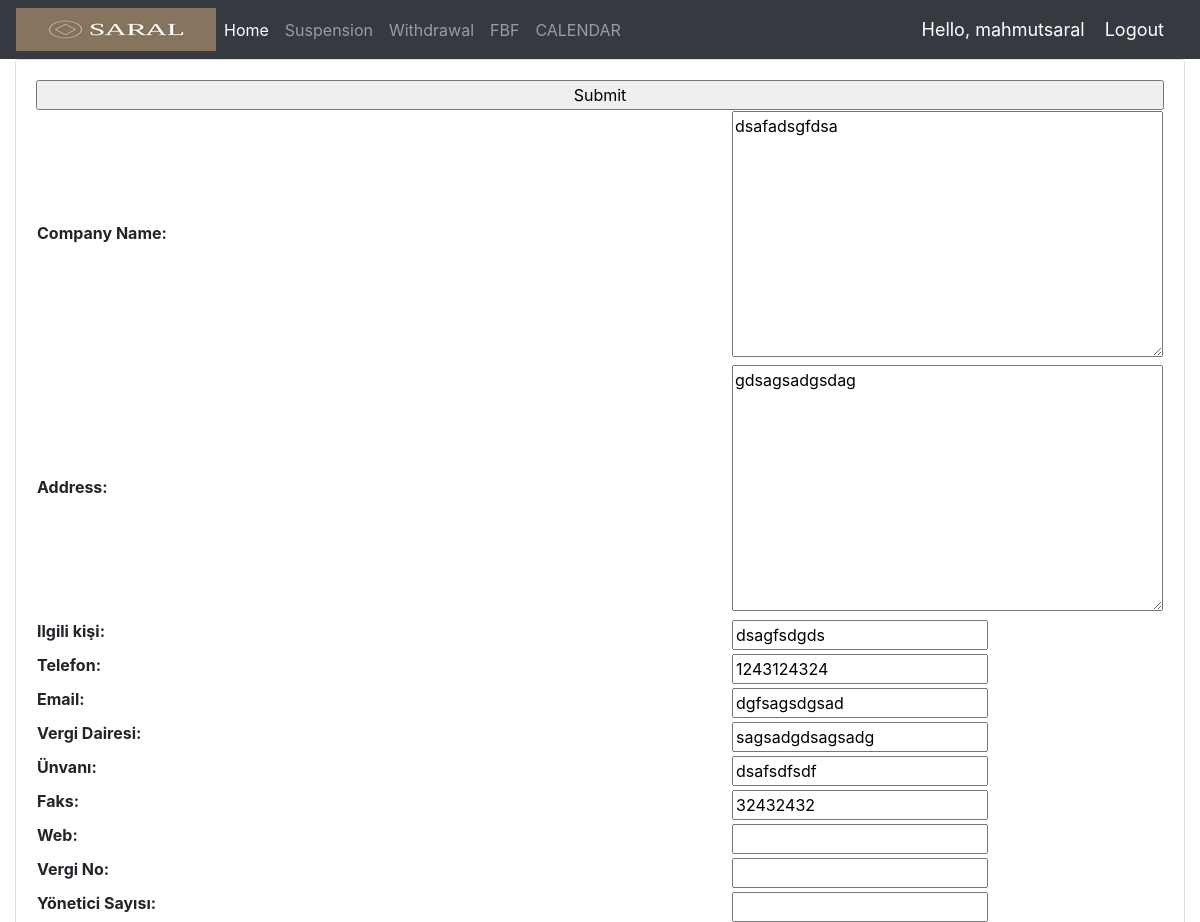
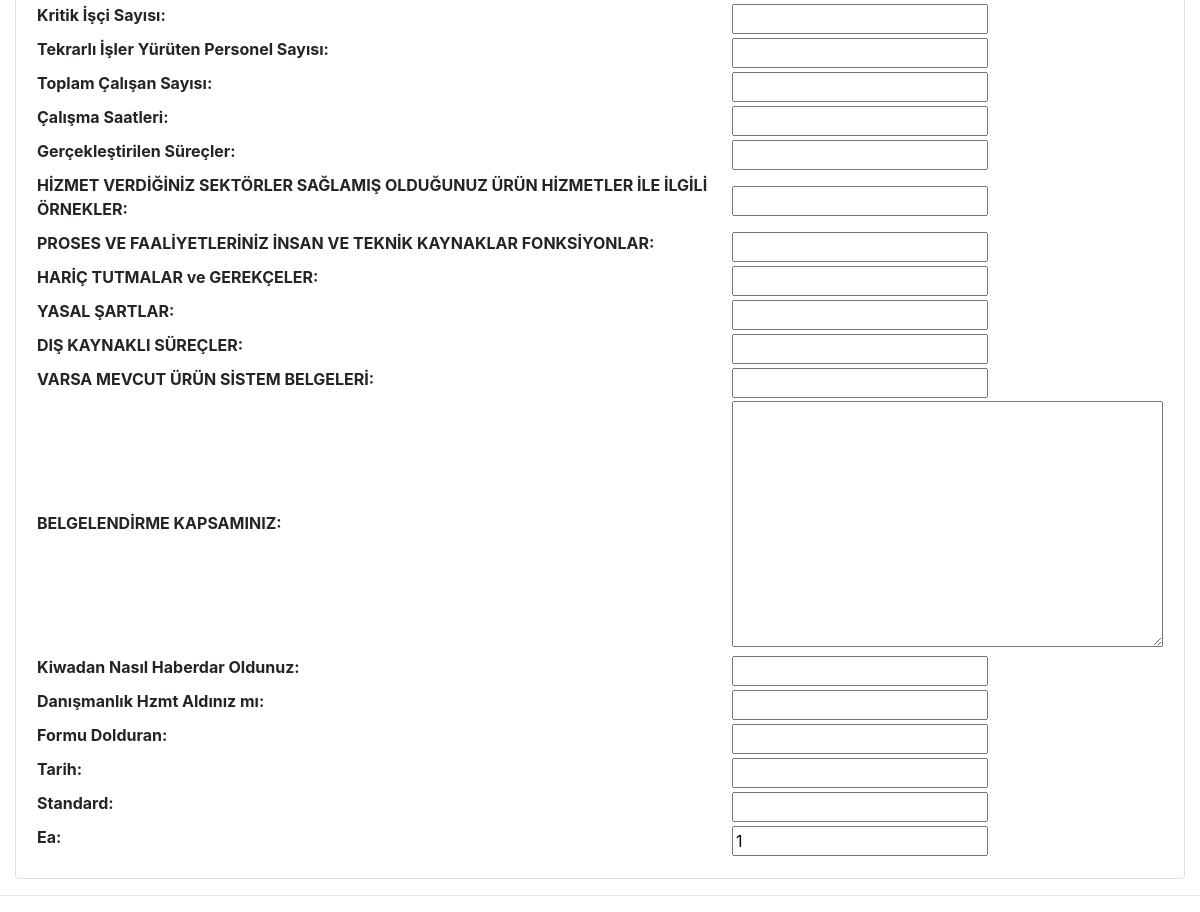
Page /update_fbf/2/ (signed in) on the committed database (2 pictures, top to bottom).
### accounts/models.py (models this page shows, shortened)
class fbf(models.Model):
     Company_Name = models.TextField (max_length=200, null=True)
     Address = models.TextField (max_length=200,null=True)
     ilgili_kişi = models.CharField(max_length=100,null=True)
     Telefon	= models.IntegerField(null=True)
     Email = models.CharField(max_length=200,null=True)
     Vergi_Dairesi = models.CharField(max_length=100,null=True)
     Ünvanı = models.CharField(max_length=100,null=True)
     Faks = models.IntegerField(null=True)
     Web	=  models.CharField(max_length=100,null=True,blank=True)
     Vergi_No = models.IntegerField(null=True,blank=True)
     Yönetici_Sayısı	= models.IntegerField(null=True,blank=True)
     Kritik_İşçi_Sayısı= models.IntegerField(null=True,blank=True)
     Tekrarlı_İşler_Yürüten_Personel_Sayısı = models.IntegerField(null=True,blank=True)
     Toplam_Çalışan_Sayısı = models.IntegerField(null=True,blank=True)
     Çalışma_Saatleri = models.CharField(max_length=100,null=True,blank=True)
     Gerçekleştirilen_Süreçler = models.CharField(max_length=100,null=True,blank=True)
     HİZMET_VERDİĞİNİZ_SEKTÖRLER_SAĞLAMIŞ_OLDUĞUNUZ_ÜRÜN_HİZMETLER_İLE_İLGİLİ_ÖRNEKLER =  models.CharField(max_length=100,null=True,blank=True)
     PROSES_VE_FAALİYETLERİNİZ_İNSAN_VE_TEKNİK_KAYNAKLAR_FONKSİYONLAR = models.CharField(max_length=100,null=True,blank=True)
     HARİÇ_TUTMALAR_ve_GEREKÇELER =  models.CharField(max_length=100,null=True,blank=True)
     YASAL_ŞARTLAR  =  models.CharField(max_length=100,null=True,blank=True)
     DIŞ_KAYNAKLI_SÜREÇLER  =  models.CharField(max_length=100,null=True,blank=True)
     VARSA_MEVCUT_ÜRÜN_SİSTEM_BELGELERİ	=  models.CharField(max_length=100,null=True,blank=True)
     BELGELENDİRME_KAPSAMINIZ =  models.TextField(max_length=200,null=True,blank=True)
     Kiwadan_Nasıl_Haberdar_Oldunuz  =  models.CharField(max_length=100,null=True,blank=True)
     Danışmanlık_Hzmt_Aldınız_mı =  models.CharField(max_length=100,null=True,blank=True)
     Formu_Dolduran =  models.CharField(max_length=100,null=True,blank=True)
     Tarih = models.DateField(null=True, blank=True)
     Standard = models.CharField(max_length=100,null=True,blank=True)
     ea = models.CharField(max_length=200,null=True , blank=True)

### accounts/views.py (the view)
# urls.py: path('update_fbf/<str:pk1>/', views.update_fbf, name="update_fbf"),
@login_required(login_url='login')
def update_fbf(request,pk1):
    FBF = fbf.objects.get(id=pk1)
    form = FbfForm(instance=FBF)
    if request.method == 'POST':
        form = FbfForm(request.POST ,instance=FBF)
        if form.is_valid():
            form.save()
            return redirect('/fbf/')
    context = {'form':form}
    return render(request, 'accounts/fbf_form.html', context)

### accounts/forms.py
class FbfForm(ModelForm):
	class Meta:
		model = fbf
		fields = '__all__'

### templates/accounts/fbf_form.html (shortened to what this page needs)
{%  extends 'accounts/main.html' %}
{% block content %}
<div class="row">
	<div class="col-md">
		<div class="card card-body">
			<table class="table-responsive">
				<form action="" method="POST">
					<input type="submit" name="Submit">
					{{form}}
				</form>
			</table>
		</div>
	</div>
</div>
{% endblock %}

### templates/accounts/navbar.html (shortened to what this page needs)
{% load static %}
<nav class="navbar navbar-expand-lg navbar-dark bg-dark" >
  <img src="{% static 'images/saral.png' %}">
  <div class="collapse navbar-collapse" id="navbarNav">
    <ul class="navbar-nav">
      <li class="nav-item active">
        <a class="nav-link" href="{%url 'dashboard'%}">Home</a>
      </li>
      <li class="nav-item">
        <a class="nav-link" href="{%url 'suspension'%}">Suspension</a>
      </li>
      <li class="nav-item">
        <a class="nav-link" href="{%url 'withdrawal'%}">Withdrawal</a>
      </li>
      <li class="nav-item">
        <a class="nav-link" href="{%url 'fbf'%}">FBF</a>
      </li>
      <li class="nav-item">
        <a class="nav-link" href="{%url 'calendar'%}">CALENDAR</a>
      </li>
    </ul>
  </div>
  <span class="hello-msg">Hello, {{request.user}}</span>
  <span ><a  class="hello-msg" href="{% url 'logout' %}">Logout</a></span>
</nav>

### static/css/main.css (style rules this page uses)
ul { height: 100%; padding: 0px 5px 0px 20px; }
a { color: #17a2b8; }

### templates/accounts/navbar.html (style rules this page uses)
.hello-msg { font-size: 18px; color: #fff; margin-right: 20px; }

### rows in the picture
fbf: Company_Name "dsafadsgfdsa", Address "gdsagsadgsdag", ilgili_kişi "dsagfsdgds", Telefon "1243124324", Email "dgfsagsdgsad", Vergi_Dairesi "sagsadgdsagsadg", Ünvanı "dsafsdfsdf", Faks "32432432", ea "1"

### other values in the picture
{{ request.user }} "mahmutsaral"
